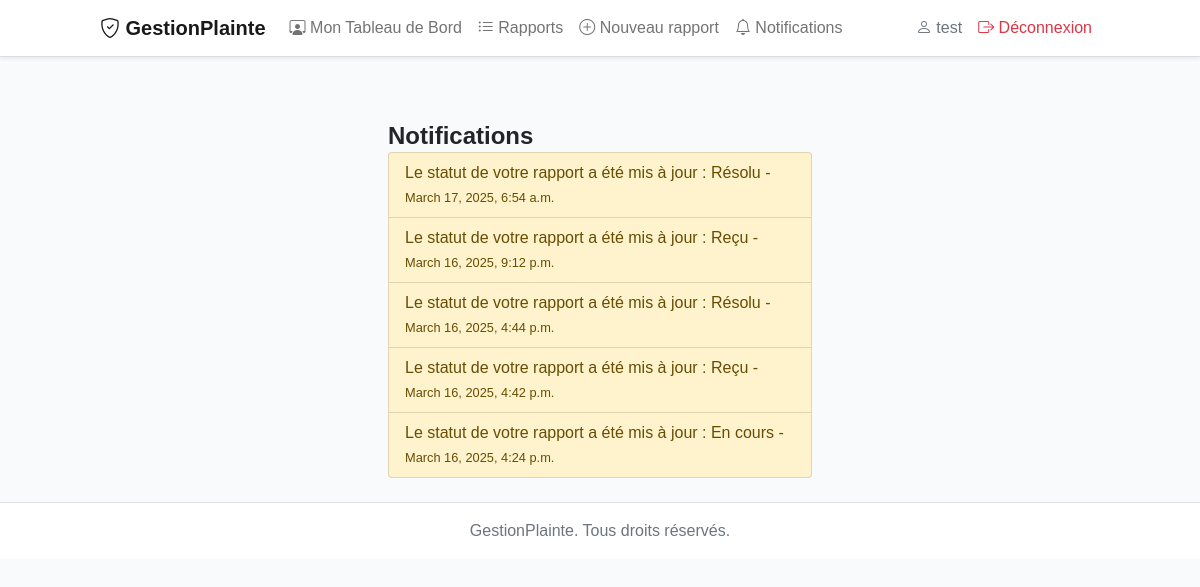
The app's page /notifications/ (signed in), older data.
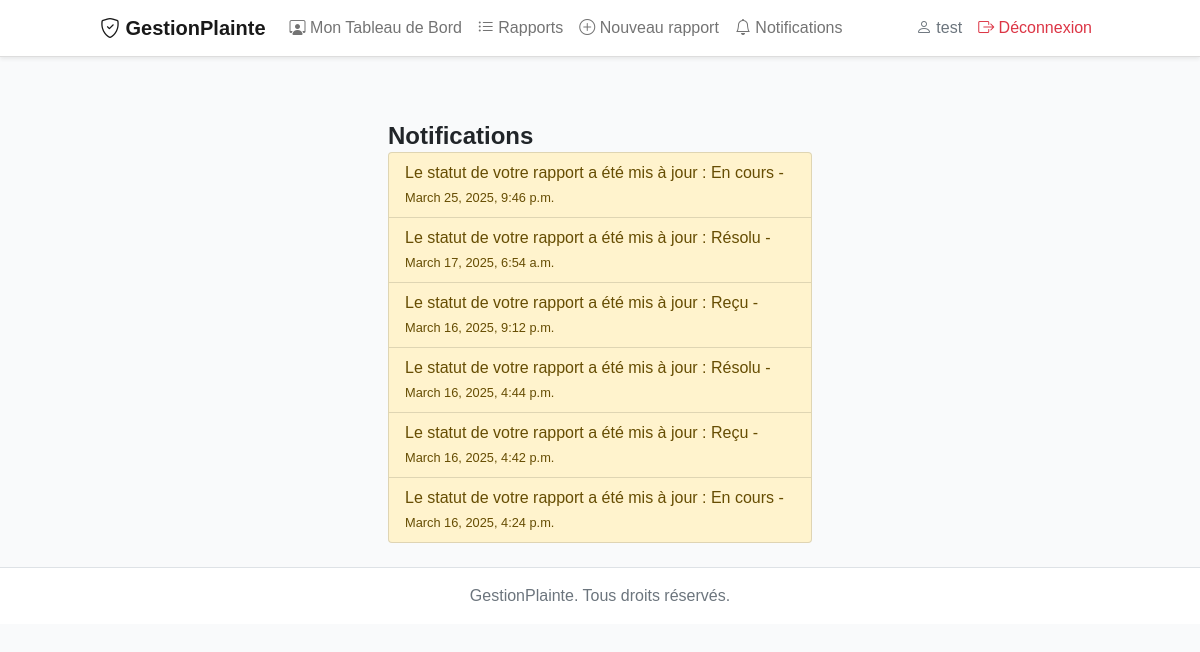
The same page, newer data.
### plaintes/models.py (models this page shows, shortened)
class Notification(models.Model):
    user = models.ForeignKey(User, on_delete=models.CASCADE)
    report = models.ForeignKey(Report, on_delete=models.CASCADE, null=True)
    message = models.CharField(max_length=255)
    is_read = models.BooleanField(default=False)
    created_at = models.DateTimeField(auto_now_add=True)

### plaintes/views.py (the view)
# urls.py: path('notifications/', views.notification_list, name='notification_list'),
@login_required
def notification_list(request):
    notifications = Notification.objects.filter(user=request.user).order_by(
        '-created_at')  # Récupérer les notifications triées par date
    return render(request, 'plaintes/notification_list.html',
                  {'notifications': notifications})  # Affiche la liste des notifications

### plaintes/templates/plaintes/notification_list.html
{% extends 'plaintes/pricipal.html' %}
{% block content %}
<div class="container mt-5 max-w-md mx-auto">
    <h2 class="text-2xl font-semibold">Notifications</h2>
    <ul class="list-group">
        {% for notification in notifications %}
        <li class="list-group-item {% if not notification.is_read %}list-group-item-warning{% endif %}">
            {{ notification.message }} - <small>{{ notification.created_at }}</small>
        </li>
        {% endfor %}
    </ul>
</div>
{% endblock %}

Row changes from the older to the newer data that the page shows:
added Notification: message "Le statut de votre rapport a été mis à jour : En cours", created_at "March 25, 2025, 9:46 p.m."
